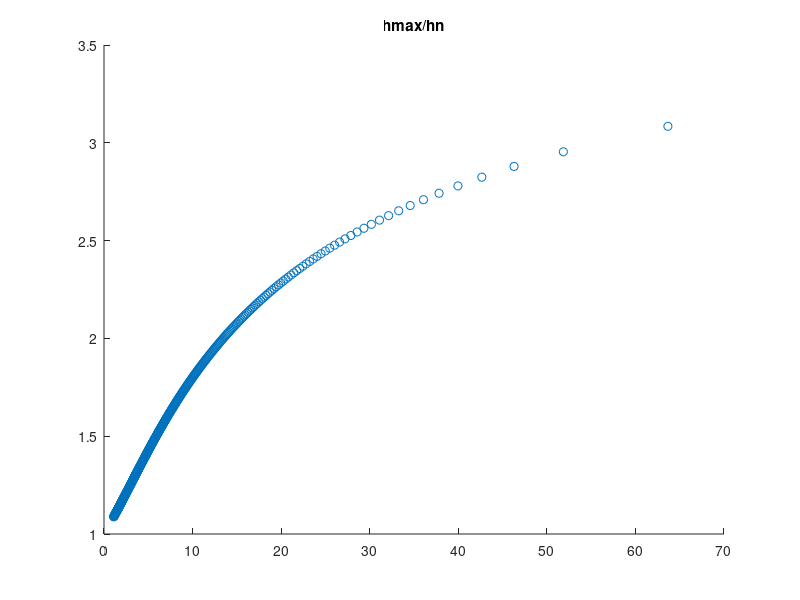
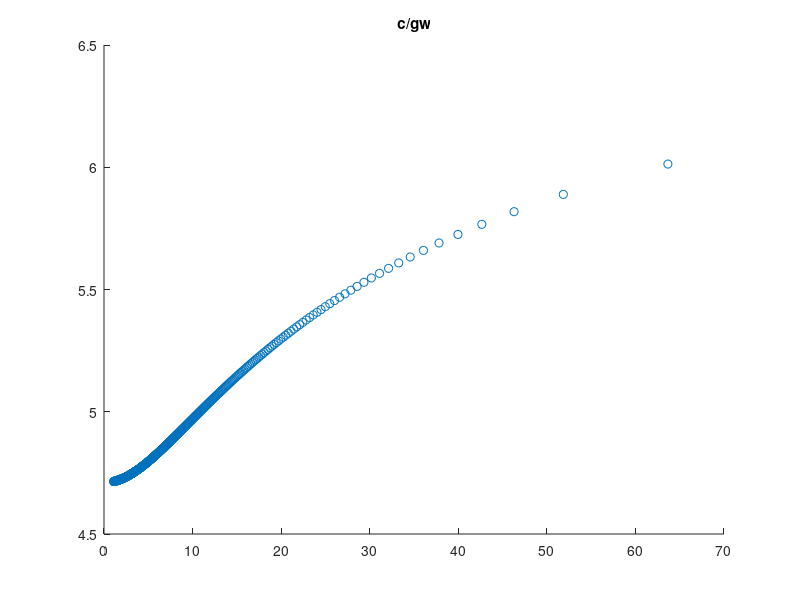
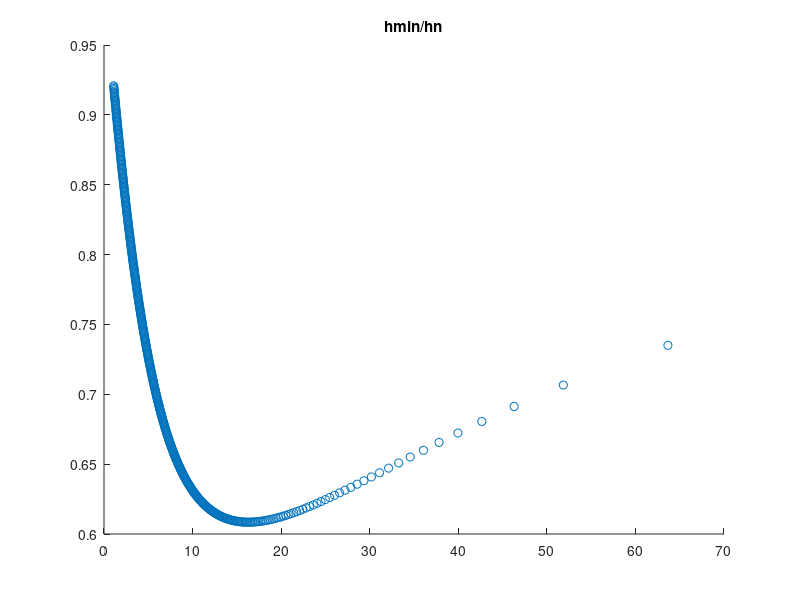

MATLAB code for these plots, in order:
clc;
clear;
Fr = 3.71;
d_h_star_min = 0.001; h_star_min_end = 0.92;h_star_min_begin = 0.1;
% So_lambda_div_hn = zeros(1,1/d_h_star_min-1);
% hn_star = zeros(1,1/d_h_star_min-1);
ind = 1;len1 = length(h_star_min_begin:d_h_star_min:(h_star_min_end-d_h_star_min));
hn_star = zeros(1,len1); So_lambda_div_hn = zeros(1,len1); c_n = zeros(1,len1);
% for h_star_min = 0.2:d_h_star_min:(1-d_h_star_min)
for h_star_min = h_star_min_begin:d_h_star_min:(h_star_min_end-d_h_star_min)
    % calc. of So_lambdaStar
    ha_star = max((1/2/Fr^2)*(1+2*Fr+sqrt(1+4*Fr)),(1/2/Fr^2)*(1+2*Fr-sqrt(1+4*Fr)));
    hb_star = min((1/2/Fr^2)*(1+2*Fr+sqrt(1+4*Fr)),(1/2/Fr^2)*(1+2*Fr-sqrt(1+4*Fr)));
    h_star_max = h_star_min*(1/2*(sqrt(1+8*(1/h_star_min)^3)-1));
    A = (1+ha_star+ha_star^2)/(ha_star-hb_star);
    B = (1+hb_star+hb_star^2)/(ha_star-hb_star);
    K1 = log((h_star_max-ha_star)/(h_star_min-ha_star));
    K2 = log((h_star_max-hb_star)/(h_star_min-hb_star));
    So_lambdaStar = (h_star_max-h_star_min)+A*K1-B*K2;

    % calc. of hn_star
    h_star_av_1 = 1/2*(h_star_max^2-h_star_min^2)+(A-B)*(h_star_max-h_star_min)+A*ha_star*K1-B*hb_star*K2;
    h_star_av_2 = (h_star_max-h_star_min)+A*K1-B*K2;
    h_star_av = h_star_av_1/h_star_av_2;
    hn_star(ind) = (((1+Fr)*h_star_av-1)/Fr)^(2/3);

    So_lambda_div_hn(ind) = So_lambdaStar/hn_star(ind);
    c_n(ind) = (1+Fr)*sqrt(1/hn_star(ind));
    ind = ind+1;
end

% h_star_min = 0.9:d_h_star_min:(1-d_h_star_min);
h_star_min = h_star_min_begin:d_h_star_min:(h_star_min_end-d_h_star_min);
h_n_max = (h_star_min./hn_star(1:length(h_star_min))).*(1/2.*(sqrt(1+8*(1.0 ./h_star_min).^3)-1));
h_n_min = h_star_min./hn_star(1:length(h_star_min));

% select the physically meaningful roots
% num_real = 1;
% for k=1:length(h_n_max)
%     if imag(h_n_max(k))==0
%         num_real=num_real+1;
%     end
% end
num_real = sum(imag(h_n_max)==0);

h_n_max_real = zeros(1, num_real);
h_n_min_real = zeros(1, num_real);
So_lambda_div_hn_real = zeros(1, num_real);
c_n_real = zeros(1, num_real);
num_real = 1;
for k=1:length(h_n_max)
    if imag(h_n_max(k))==0
        h_n_max_real(num_real)=h_n_max(k);
        h_n_min_real(num_real)=h_n_min(k);
        So_lambda_div_hn_real(num_real) = So_lambda_div_hn(k);
        c_n_real(num_real) = c_n(k);
        num_real=num_real+1;
    end
end


% plot(h_star_min, So_lambda_div_hn)
scatter(So_lambda_div_hn_real(1:length(h_n_max_real)), h_n_max_real)
title('hmax/hn')
res_mat = [So_lambda_div_hn_real', h_n_max_real'];
csvwrite(strcat(num2str(Fr),'_hmax','.csv'),res_mat)
% csvwrite(strcat(num2str(t),'.csv'),coord)
figure(2)
scatter(So_lambda_div_hn_real(1:length(h_n_max_real)),c_n_real(1:length(h_n_max_real)))
title('c/gw')
res_mat1 = [So_lambda_div_hn_real', c_n_real'];
csvwrite(strcat(num2str(Fr),'_cn','.csv'),res_mat1)

figure(3)
scatter(So_lambda_div_hn_real(1:length(h_n_max_real)),h_n_min_real(1:length(h_n_max_real)))
title('hmin/hn')
res_mat2 = [So_lambda_div_hn_real', h_n_min_real'];
csvwrite(strcat(num2str(Fr),'_hmin','.csv'),res_mat2)

% figure(3)
% scatter(So_lambda_div_hn_real(1:length(h_n_max_real)),So_lambda_div_hn_real(1:length(h_n_max_real))./c_n_real(1:length(h_n_max_real)))